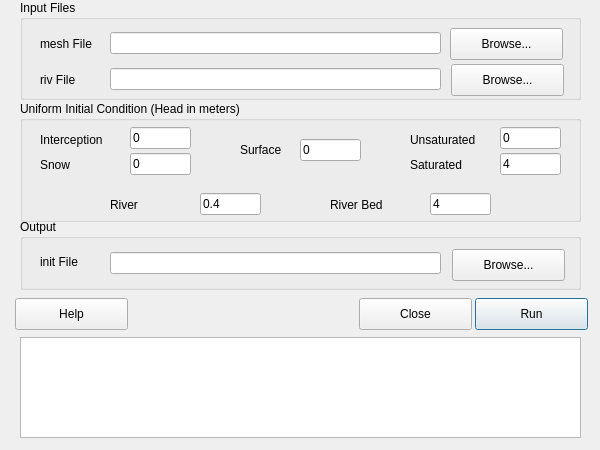
<?xml version="1.0" encoding="UTF-8"?>
<ui version="4.0">
 <class>InitFile</class>
 <widget class="QDialog" name="InitFile">
  <property name="geometry">
   <rect>
    <x>0</x>
    <y>0</y>
    <width>600</width>
    <height>450</height>
   </rect>
  </property>
  <property name="windowTitle">
   <string>InitFile</string>
  </property>
  <widget class="QGroupBox" name="groupBox">
   <property name="geometry">
    <rect>
     <x>20</x>
     <y>0</y>
     <width>561</width>
     <height>100</height>
    </rect>
   </property>
   <property name="title">
    <string>Input Files</string>
   </property>
   <widget class="QLabel" name="label">
    <property name="geometry">
     <rect>
      <x>20</x>
      <y>35</y>
      <width>61</width>
      <height>17</height>
     </rect>
    </property>
    <property name="text">
     <string>mesh File</string>
    </property>
   </widget>
   <widget class="QLabel" name="label_2">
    <property name="geometry">
     <rect>
      <x>20</x>
      <y>71</y>
      <width>61</width>
      <height>17</height>
     </rect>
    </property>
    <property name="text">
     <string>riv File</string>
    </property>
   </widget>
   <widget class="QLineEdit" name="lineEditMeshFile">
    <property name="geometry">
     <rect>
      <x>90</x>
      <y>32</y>
      <width>331</width>
      <height>22</height>
     </rect>
    </property>
   </widget>
   <widget class="QLineEdit" name="lineEditRivFile">
    <property name="geometry">
     <rect>
      <x>90</x>
      <y>68</y>
      <width>331</width>
      <height>22</height>
     </rect>
    </property>
   </widget>
   <widget class="QPushButton" name="pushButton_MeshFile">
    <property name="geometry">
     <rect>
      <x>430</x>
      <y>28</y>
      <width>113</width>
      <height>32</height>
     </rect>
    </property>
    <property name="text">
     <string>Browse...</string>
    </property>
   </widget>
   <widget class="QPushButton" name="pushButton_RivFile">
    <property name="geometry">
     <rect>
      <x>431</x>
      <y>64</y>
      <width>113</width>
      <height>32</height>
     </rect>
    </property>
    <property name="text">
     <string>Browse...</string>
    </property>
   </widget>
  </widget>
  <widget class="QGroupBox" name="groupBox_2">
   <property name="geometry">
    <rect>
     <x>20</x>
     <y>101</y>
     <width>561</width>
     <height>121</height>
    </rect>
   </property>
   <property name="title">
    <string>Uniform Initial Condition (Head in meters) </string>
   </property>
   <widget class="QLabel" name="label_3">
    <property name="geometry">
     <rect>
      <x>20</x>
      <y>30</y>
      <width>81</width>
      <height>17</height>
     </rect>
    </property>
    <property name="text">
     <string>Interception</string>
    </property>
   </widget>
   <widget class="QLabel" name="label_4">
    <property name="geometry">
     <rect>
      <x>20</x>
      <y>55</y>
      <width>81</width>
      <height>17</height>
     </rect>
    </property>
    <property name="text">
     <string>Snow</string>
    </property>
   </widget>
   <widget class="QLabel" name="label_5">
    <property name="geometry">
     <rect>
      <x>220</x>
      <y>40</y>
      <width>61</width>
      <height>17</height>
     </rect>
    </property>
    <property name="text">
     <string>Surface</string>
    </property>
   </widget>
   <widget class="QLabel" name="label_6">
    <property name="geometry">
     <rect>
      <x>390</x>
      <y>30</y>
      <width>81</width>
      <height>17</height>
     </rect>
    </property>
    <property name="text">
     <string>Unsaturated</string>
    </property>
   </widget>
   <widget class="QLabel" name="label_7">
    <property name="geometry">
     <rect>
      <x>390</x>
      <y>55</y>
      <width>61</width>
      <height>17</height>
     </rect>
    </property>
    <property name="text">
     <string>Saturated</string>
    </property>
   </widget>
   <widget class="QLineEdit" name="interception">
    <property name="geometry">
     <rect>
      <x>110</x>
      <y>26</y>
      <width>61</width>
      <height>22</height>
     </rect>
    </property>
    <property name="text">
     <string>0</string>
    </property>
   </widget>
   <widget class="QLineEdit" name="snow">
    <property name="geometry">
     <rect>
      <x>110</x>
      <y>52</y>
      <width>61</width>
      <height>22</height>
     </rect>
    </property>
    <property name="text">
     <string>0</string>
    </property>
   </widget>
   <widget class="QLineEdit" name="surface">
    <property name="geometry">
     <rect>
      <x>280</x>
      <y>38</y>
      <width>61</width>
      <height>22</height>
     </rect>
    </property>
    <property name="text">
     <string>0</string>
    </property>
   </widget>
   <widget class="QLineEdit" name="unsaturated">
    <property name="geometry">
     <rect>
      <x>480</x>
      <y>26</y>
      <width>61</width>
      <height>22</height>
     </rect>
    </property>
    <property name="text">
     <string>0</string>
    </property>
   </widget>
   <widget class="QLineEdit" name="saturated">
    <property name="geometry">
     <rect>
      <x>480</x>
      <y>52</y>
      <width>61</width>
      <height>22</height>
     </rect>
    </property>
    <property name="text">
     <string>4</string>
    </property>
   </widget>
   <widget class="QLabel" name="label_9">
    <property name="geometry">
     <rect>
      <x>90</x>
      <y>95</y>
      <width>61</width>
      <height>17</height>
     </rect>
    </property>
    <property name="text">
     <string>River</string>
    </property>
   </widget>
   <widget class="QLabel" name="label_10">
    <property name="geometry">
     <rect>
      <x>310</x>
      <y>95</y>
      <width>61</width>
      <height>17</height>
     </rect>
    </property>
    <property name="text">
     <string>River Bed</string>
    </property>
   </widget>
   <widget class="QLineEdit" name="river">
    <property name="geometry">
     <rect>
      <x>180</x>
      <y>92</y>
      <width>61</width>
      <height>22</height>
     </rect>
    </property>
    <property name="text">
     <string>0.4</string>
    </property>
   </widget>
   <widget class="QLineEdit" name="riverBed">
    <property name="geometry">
     <rect>
      <x>410</x>
      <y>92</y>
      <width>61</width>
      <height>22</height>
     </rect>
    </property>
    <property name="text">
     <string>4</string>
    </property>
   </widget>
   <widget class="Line" name="line">
    <property name="geometry">
     <rect>
      <x>10</x>
      <y>75</y>
      <width>541</width>
      <height>16</height>
     </rect>
    </property>
    <property name="lineWidth">
     <number>0.4</number>
    </property>
    <property name="orientation">
     <enum>Qt::Horizontal</enum>
    </property>
   </widget>
  </widget>
  <widget class="QGroupBox" name="groupBox_3">
   <property name="geometry">
    <rect>
     <x>20</x>
     <y>219</y>
     <width>561</width>
     <height>71</height>
    </rect>
   </property>
   <property name="title">
    <string>Output</string>
   </property>
   <widget class="QLabel" name="label_8">
    <property name="geometry">
     <rect>
      <x>20</x>
      <y>34</y>
      <width>61</width>
      <height>17</height>
     </rect>
    </property>
    <property name="text">
     <string>init File</string>
    </property>
   </widget>
   <widget class="QLineEdit" name="lineEditInitFile">
    <property name="geometry">
     <rect>
      <x>90</x>
      <y>33</y>
      <width>331</width>
      <height>22</height>
     </rect>
    </property>
   </widget>
   <widget class="QPushButton" name="pushButton_InitFile">
    <property name="geometry">
     <rect>
      <x>432</x>
      <y>30</y>
      <width>113</width>
      <height>32</height>
     </rect>
    </property>
    <property name="text">
     <string>Browse...</string>
    </property>
   </widget>
  </widget>
  <widget class="QPushButton" name="pushButton_Help">
   <property name="geometry">
    <rect>
     <x>15</x>
     <y>298</y>
     <width>113</width>
     <height>32</height>
    </rect>
   </property>
   <property name="text">
    <string>Help</string>
   </property>
  </widget>
  <widget class="QPushButton" name="pushButton_Close">
   <property name="geometry">
    <rect>
     <x>359</x>
     <y>298</y>
     <width>113</width>
     <height>32</height>
    </rect>
   </property>
   <property name="text">
    <string>Close</string>
   </property>
  </widget>
  <widget class="QPushButton" name="pushButton_Run">
   <property name="geometry">
    <rect>
     <x>475</x>
     <y>298</y>
     <width>113</width>
     <height>32</height>
    </rect>
   </property>
   <property name="text">
    <string>Run</string>
   </property>
   <property name="default">
    <bool>true</bool>
   </property>
  </widget>
  <widget class="QTextBrowser" name="textBrowser">
   <property name="geometry">
    <rect>
     <x>20</x>
     <y>337</y>
     <width>561</width>
     <height>101</height>
    </rect>
   </property>
  </widget>
 </widget>
 <layoutdefault spacing="6" margin="11"/>
 <resources/>
 <connections/>
</ui>
